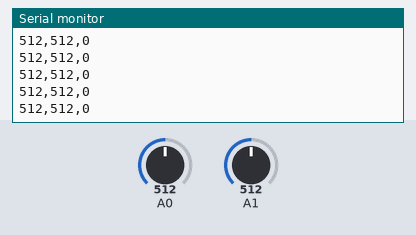
This sketch was run on a simulated Arduino Uno, built with avr-gcc and run on an emulated ATmega328P. On the bench: the last lines printed to the serial monitor. Inputs (shaded band) come from the test bench; at power-on: A1 = 512, A0 = 512.

Above: at 0.8 s.
0.9 s: A1 set to 990
At 1.01 s:
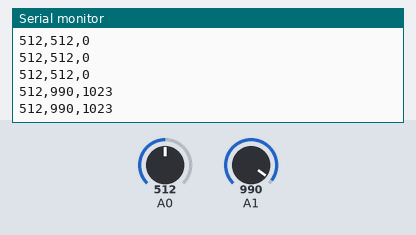
2.4 s: A1 set to 1017
At 2.44 s:
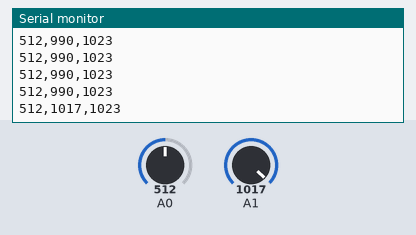
Timing chart, 0 to 5.4 s (numbered marks = the images above; inputs shaded):
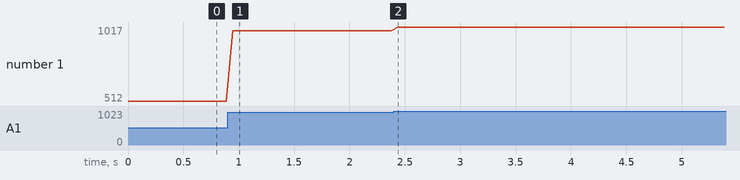

The sketch:

Zad2.ino
```cpp
#include <avr/io.h>
#include <avr/interrupt.h>
#include <stdlib.h>
#include <string.h>
#include <util/delay.h>
#include <stdio.h> // NIEZBĘDNE DLA sprintf!

#ifndef bit_macros
#define _BV(bit)  (1<<(bit))
#define sbi(reg, bit) reg |= (_BV(bit))
#define cbi(reg, bit) reg &= ~(_BV(bit))
#define tbi(reg, bit) reg ^= (_BV(bit))
#define bit_is_set(sfr, bit)  ((sfr) & _BV(bit))
#define bit_is_clear(sfr, bit) (!((sfr) & _BV(bit)))
#endif

void USART0_Init( unsigned int ubrr )
{
  cbi(UCSR0C,UPM01); cbi(UCSR0C,UPM00);
  cbi(UCSR0C,USBS0);
  cbi(UCSR0C,UCSZ02); sbi(UCSR0C,UCSZ01); cbi(UCSR0C,UCSZ00);
  UBRR0H = (unsigned char)(ubrr>>8);
  UBRR0L = (unsigned char)ubrr;
  sbi(UCSR0B,RXEN0); sbi(UCSR0B,TXEN0);
  UCSR0C = (1<<USBS0)|(3<<UCSZ00);
}

void USART0_Transmit( unsigned char data )
{
  while ( !(UCSR0A & _BV(UDRE0)) )
  ;
  UDR0 = data;
}

unsigned char USART0_Receive( void )
{
  while ( !(UCSR0A & _BV(RXC0)) )
  ;
  return UDR0;
}

void display_USART0(char *to_display) {
  uint8_t i = 0;
  while(to_display[i]) {
    USART0_Transmit(to_display[i]);
    i++;
  }
}


volatile char text[32]; // Bufor na sklejony tekst

void ADC_Init() {
    sbi(ADMUX, REFS0); // Napięcie referencyjne AVCC
    sbi(ADCSRA, ADPS2); sbi(ADCSRA, ADPS1); sbi(ADCSRA, ADPS0); // Preskaler 128
    sbi(ADCSRA, ADEN); // Włączenie ADC
}

uint16_t ADC_Read(uint8_t channel) {
    channel &= 0b00000111; // Zabezpieczenie wyboru kanału
    ADMUX = (ADMUX & 0xF8) | channel;

    sbi(ADCSRA, ADSC); // Start konwersji
    while (ADCSRA & _BV(ADSC)); // Czekamy na zakończenie (pętla kręci się dopóki bit ADSC to 1)

    return (ADC); // Zwraca 10-bitowy wynik (0-1023)
}
// ---------------------------

int main(void) {
    USART0_Init(51); // Inicjalizacja UART (19200 bps)
    ADC_Init();      // Inicjalizacja ADC

    while (1) {
        uint16_t wartoscFoto = ADC_Read(0); // Odczyt pinu A0
        uint16_t wartoscPot = ADC_Read(1);  // Odczyt pinu A1

        uint16_t przebiegBinarny = 0;
        if (wartoscFoto < wartoscPot) {
            przebiegBinarny = 1023; // Logiczne '1' rozciągnięte dla czytelności wykresu
        }

        sprintf(text, "%d,%d,%d\r\n", wartoscFoto, wartoscPot, przebiegBinarny);

        // Wysłanie całej paczki danych do Kreślarki
        display_USART0(text);

        _delay_ms(50);
    }
    return 0;
}
```

Measured:
- after the input at 0.9 s, the serial monitor: prints a new line at once (image 1)
- after the input at 2.4 s, the serial monitor: prints a new line at once (image 2)
- plotted number 1: 512 → 990 after the input at 0.9 s, 990 → 1017 after the input at 2.4 s
